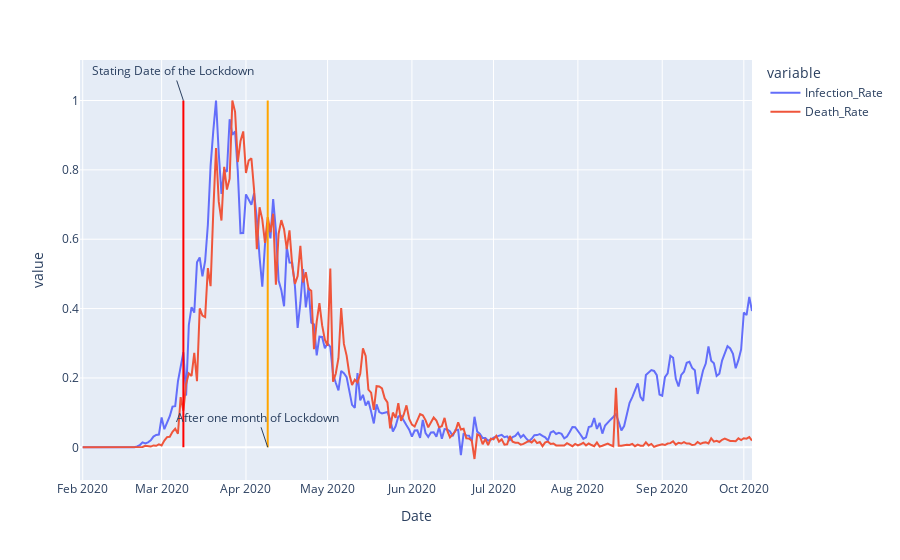

Source (notebook cell):
### Markdown cell above
##### let's plot the chart again

### Code cell
fig = px.line(df_Italy, x = "Date", y = ["Infection_Rate", "Death_Rate"])
fig.add_shape(
    dict(
    type = "line",
    x0 = Italy_lockdown_start_date,
    y0 = 0,
    x1 = Italy_lockdown_start_date,
    y1 = df_Italy["Infection_Rate"].max(),
    line = dict(color = "red", width = 2)
    )
)
fig.add_annotation(
    dict(
        x = Italy_lockdown_start_date,
        y = df_Italy["Infection_Rate"].max(),
        text = "Stating Date of the Lockdown"
    )
)
fig.add_shape(
    dict(
    type = "line",
    x0 = Italy_lockdown_a_month_later,
    y0 = 0,
    x1 = Italy_lockdown_a_month_later,
    y1 = df_Italy["Infection_Rate"].max(),
    line = dict(color = "orange", width = 2)
    )
)
fig.add_annotation(
    dict(
        x = Italy_lockdown_a_month_later,
        y = 0,
        text = "After one month of Lockdown"
    )
)

### Figure 1 — Plotly figure (JSON) as saved in the notebook; plotly's stock layout.template omitted (floating-point values rounded to 4 significant figures; data arrays with more than 128 entries replaced by an {"elided": "..."} marker saying what was removed)
{"data": [{"hovertemplate": "variable=Infection_Rate<br>Date=%{x}<br>value=%{y}<extra></extra>", "legendgroup": "Infection_Rate", "line": {"color": "#636efa", "dash": "solid"}, "mode": "lines", "name": "Infection_Rate", "orientation": "v", "showlegend": true, "type": "scatter", "x": {"elided": "248 str values"}, "xaxis": "x", "y": {"elided": "248 float values"}, "yaxis": "y"}, {"hovertemplate": "variable=Death_Rate<br>Date=%{x}<br>value=%{y}<extra></extra>", "legendgroup": "Death_Rate", "line": {"color": "#EF553B", "dash": "solid"}, "mode": "lines", "name": "Death_Rate", "orientation": "v", "showlegend": true, "type": "scatter", "x": {"elided": "248 str values"}, "xaxis": "x", "y": {"elided": "248 float values"}, "yaxis": "y"}], "layout": {"annotations": [{"text": "Stating Date of the Lockdown", "x": "2020-03-09", "y": 1}, {"text": "After one month of Lockdown", "x": "2020-04-09", "y": 0}], "legend": {"title": {"text": "variable"}, "tracegroupgap": 0}, "margin": {"t": 60}, "shapes": [{"line": {"color": "red", "width": 2}, "type": "line", "x0": "2020-03-09", "x1": "2020-03-09", "y0": 0, "y1": 1}, {"line": {"color": "orange", "width": 2}, "type": "line", "x0": "2020-04-09", "x1": "2020-04-09", "y0": 0, "y1": 1}], "xaxis": {"anchor": "y", "domain": [0, 1], "title": {"text": "Date"}}, "yaxis": {"anchor": "x", "domain": [0, 1], "title": {"text": "value"}}}}
